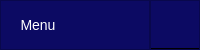
     <widget class="QFrame" name="main_header_frame">
      <property name="minimumSize">
       <size>
        <width>0</width>
        <height>50</height>
       </size>
      </property>
      <property name="maximumSize">
       <size>
        <width>16777215</width>
        <height>50</height>
       </size>
      </property>
      <property name="styleSheet">
       <string notr="true">background-color: #0C0A63;
border-bottom: 2px solid black;</string>
      </property>
      <property name="frameShape">
       <enum>QFrame::NoFrame</enum>
      </property>
      <property name="frameShadow">
       <enum>QFrame::Raised</enum>
      </property>
      <layout class="QHBoxLayout" name="horizontalLayout_3">
       <property name="spacing">
        <number>0</number>
       </property>
       <property name="leftMargin">
        <number>0</number>
       </property>
       <property name="topMargin">
        <number>0</number>
       </property>
       <property name="rightMargin">
        <number>0</number>
       </property>
       <property name="bottomMargin">
        <number>0</number>
       </property>
       <item>
        <widget class="QFrame" name="left_menu_toggle">
         <property name="minimumSize">
          <size>
           <width>150</width>
           <height>0</height>
          </size>
         </property>
         <property name="maximumSize">
          <size>
           <width>150</width>
           <height>16777215</height>
          </size>
         </property>
         <property name="styleSheet">
          <string notr="true">QPushButton
{
border: none;
color: #fff;
font-size: 14px;
}

QPushButton:hover
{
background-color: #0C0A6f;
}</string>
         </property>
         <property name="frameShape">
          <enum>QFrame::StyledPanel</enum>
         </property>
         <property name="frameShadow">
          <enum>QFrame::Raised</enum>
         </property>
         <layout class="QHBoxLayout" name="horizontalLayout_5">
          <property name="spacing">
           <number>0</number>
          </property>
          <property name="leftMargin">
           <number>0</number>
          </property>
          <property name="topMargin">
           <number>0</number>
          </property>
          <property name="rightMargin">
           <number>0</number>
          </property>
          <property name="bottomMargin">
           <number>0</number>
          </property>
          <item>
           <widget class="QPushButton" name="left_menu_toggleButton">
            <property name="sizePolicy">
             <sizepolicy hsizetype="Minimum" vsizetype="Ignored">
              <horstretch>0</horstretch>
              <verstretch>0</verstretch>
             </sizepolicy>
            </property>
            <property name="cursor">
             <cursorShape>PointingHandCursor</cursorShape>
            </property>
            <property name="styleSheet">
             <string notr="true"/>
            </property>
            <property name="text">
             <string>Menu</string>
            </property>
            <property name="icon">
             <iconset resource="icons/customized_icons.qrc">
              <normaloff>:/white_icons/customized/list_menu_icon.png</normaloff>:/white_icons/customized/list_menu_icon.png</iconset>
            </property>
            <property name="iconSize">
             <size>
              <width>32</width>
              <height>32</height>
             </size>
            </property>
            <property name="flat">
             <bool>false</bool>
            </property>
           </widget>
          </item>
          <item>
           <widget class="QFrame" name="onoff_frame">
            <property name="styleSheet">
             <string notr="true">border: no-border;</string>
            </property>
            <property name="frameShape">
             <enum>QFrame::NoFrame</enum>
            </property>
            <property name="frameShadow">
             <enum>QFrame::Plain</enum>
            </property>
            <property name="lineWidth">
             <number>0</number>
            </property>
           </widget>
          </item>
         </layout>
        </widget>
       </item>
       <item>
        <widget class="QFrame" name="right_header">
         <property name="frameShape">
          <enum>QFrame::StyledPanel</enum>
         </property>
         <property name="frameShadow">
          <enum>QFrame::Raised</enum>
         </property>
        </widget>
       </item>
      </layout>
     </widget>
